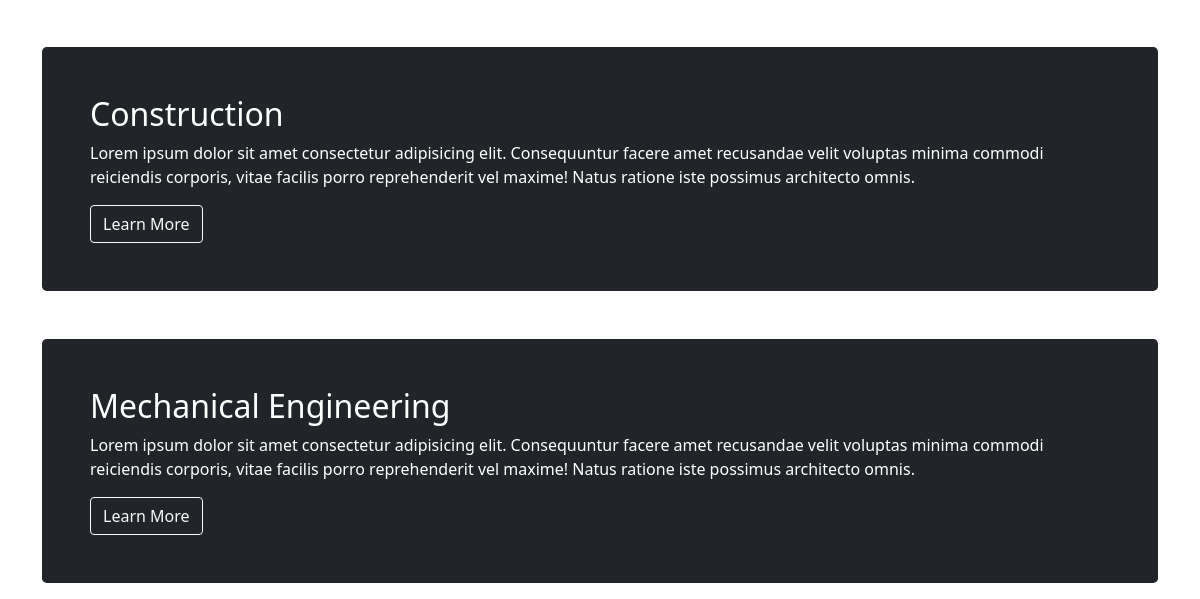
The page /salary/industry/ (lower part) on the database as committed earlier.
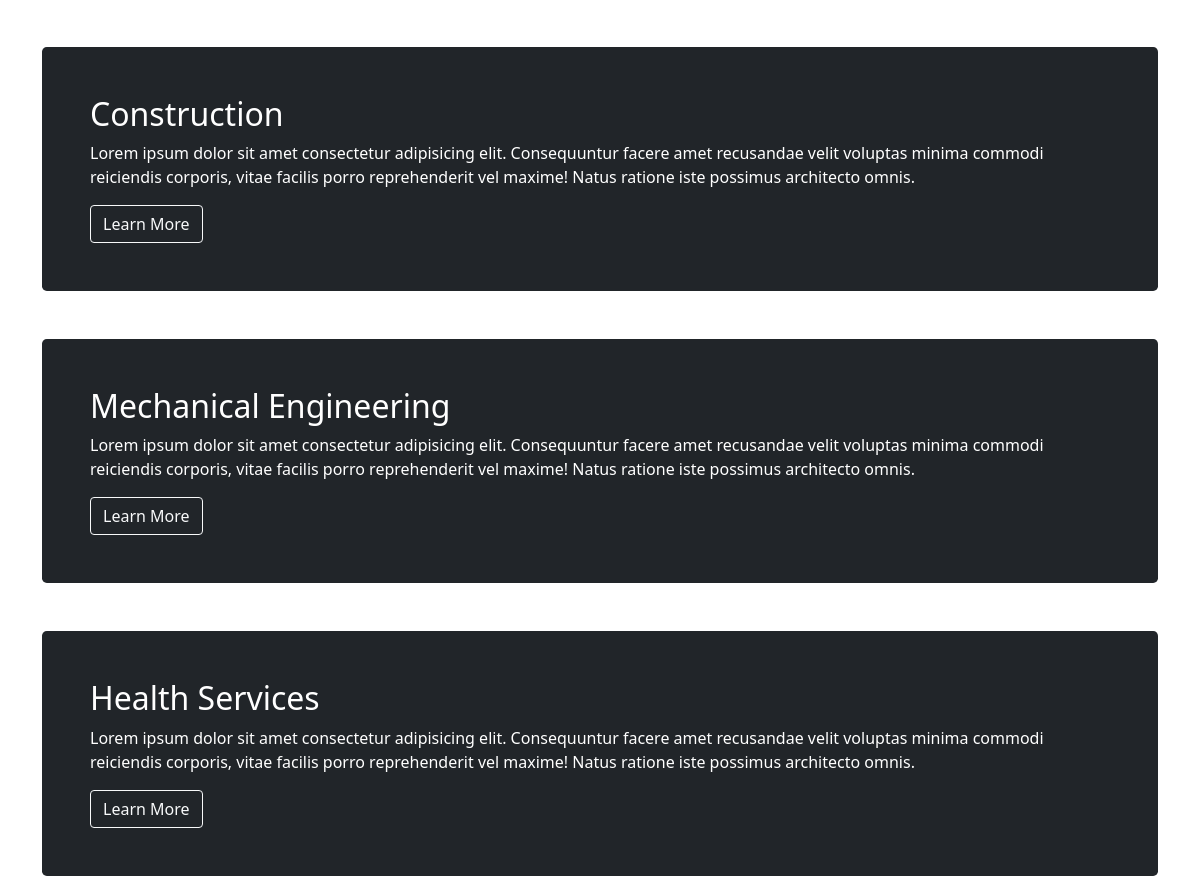
The same page on the database as committed later.
### salary/models.py (models this page shows)
class Industry(models.Model):
    industry                    = models.CharField(max_length=30, unique=True)
    class Meta:
        verbose_name            = 'Industy'
        verbose_name_plural     = 'Industries'
    def __repr__(self):
        return self.industry
    def __str__(self):
        return self.__repr__()

### salary/views.py (the view)
# urls.py: path('industry/', IndustryListPage.as_view(), name='industry_page'),
class IndustryListPage(ListView):
    template_name = 'industry/industry_page.html'
    queryset = Industry.objects.all()
    context_object_name = 'industries'

### templates/industry/industry_page.html (shortened to what this page needs)
{% extends 'base.html' %}
{% block content %}
<div class="container">
    {% for industry in industries %}
    <div class="h-100 p-5 mb-3 mt-5 text-white bg-dark rounded-3">
        <h2>{{industry}}</h2>
        <p>Lorem ipsum dolor sit amet consectetur adipisicing elit.
            Consequuntur facere amet recusandae velit voluptas minima commodi
            reiciendis corporis, vitae facilis porro reprehenderit vel maxime!
            Natus ratione iste possimus architecto omnis.</p>
        <button class="btn btn-outline-light" type="button">Learn More</button>
    </div>
    {% endfor %}
</div>
{% endblock %}

Rows that differ between the two databases and show on the page:
added Industry: industry "Health Services"
